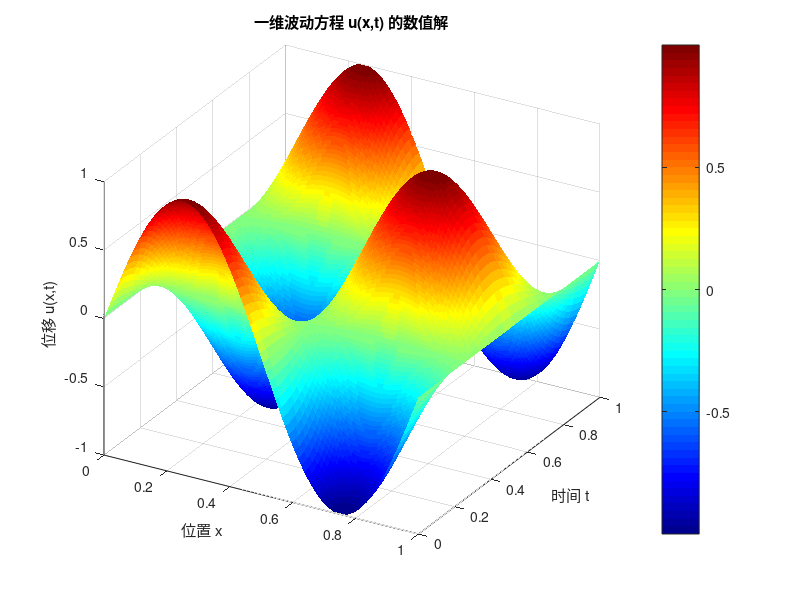

Write MATLAB code to recreate this figure.
clc;
clear; 
close all; 

%% 参数设置
L = 1;
% 空间范围 [0, L]
T = 1;
% 时间范围 [0, T]
c = 1;
% 波速

%% 离散化参数
nx = 100;
% 空间网格数
nt = 200;
% 时间网格数
dx = L / nx;
% 空间步长
dt = T / nt;
% 时间步长

%% CFL稳定性条件检查
CFL = c * dt / dx;
if CFL > 1
    warning('CFL条件不满足，可能导致数值不稳定！');
end

%% 初始化网格
x = linspace(0, L, nx);
t = linspace(0, T, nt);

%% 初始化u(t,x)，同一行表示同一时间，同一列表示同一空间
u = zeros(nt, nx);

%% 边界条件
u(1, :) = sin(2 * pi * x);
u(2, :) = u(1, :);
u(:, 1) = 0;
u(:, end) = 0;

%% 差分方程迭代
for n = 3 : nt
    for i = 2 : nx - 1
        u(n, i) = CFL ^ 2 * (u(n - 1, i - 1) - 2 * u(n - 1, i) + u(n - 1,i + 1)) - u(n - 2, i) + 2 * u(n - 1, i);
    end
end

%% 绘制u(t,x)三维图形
[X, T] = meshgrid(x, t);
figure('Position', [100, 100, 800, 600]);
% 创建一个新的图形窗口，并设置其在屏幕上的位置和大小，四个参数分别为：窗口左下角的 x 坐标，窗口左下角的 y 坐标，窗口宽度，窗口高度
surf(X, T, u, 'EdgeColor', 'none');
% 'EdgeColor', 'none'：设置曲面网格线的颜色为无（即不显示网格线），使图像更平滑
colormap(jet);
% 设置图形的颜色映射方案为jet
colorbar;
% 在图形右侧添加一个颜色条，显示颜色与数值的对应关系
title('一维波动方程 u(x,t) 的数值解');
xlabel('位置 x');
ylabel('时间 t');
zlabel('位移 u(x,t)');
view(30, 30);  